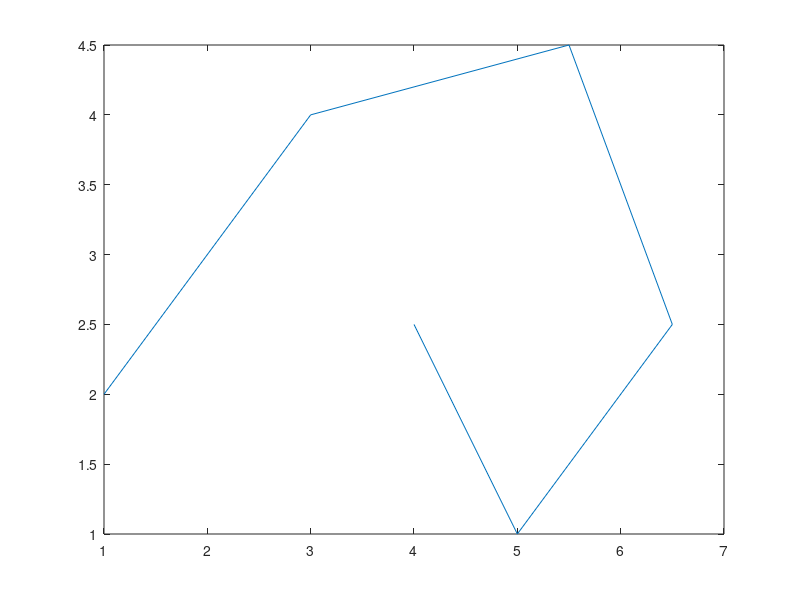

Recreate this plot in MATLAB. (Note: this script raises an error after producing the figure.)
% CAGD TASK 4.1 - Cubic spline interpolation
close all

% 2D Samples
p = [1 3 5.5 6.5 5 4;2 4 4.5 2.5 1 2.5];

figure
plot(p(1,:), p(2,:))

% Calculate knots
uEqui = getKnots(p, 'Equidistant');
uChord = getKnots(p, 'ChordLength');
uLee = getKnots(p, 'Lee');

y1 = ones(1, size(uEqui, 2));
y2 = ones(1, size(uChord, 2)).*2;
y3 = ones(1, size(uLee, 2)).*3;

figure
plot(uEqui, y1, '-Xr')
hold on
plot(uChord, y2, '--Xg')
plot(uLee, y3, '-.Xb')
hold off
legend('Equidistant', 'ChordLength', 'Lee')
axis([0 1 0.5 3.5]);
ax = gca;
ax.XGrid = 'on';

mChordFMILL = getDerivative(p, uChord, 'FMILL');
mEquiFMILL = getDerivative(p, uEqui, 'FMILL');
mLeeFMILL = getDerivative(p, uLee, 'FMILL');

mChordBessel = getDerivative(p, uChord, 'Bessel');
mEquiBessel = getDerivative(p, uEqui, 'Bessel');
mLeeBessel = getDerivative(p, uLee, 'Bessel');

% Interpolate using a C1 spline
[s1ChordFMILL, s1ChordFMILLBez ] = interpolateC1(uChord, p, mChordFMILL);
[s1EquiFMILL, s1EquiFMILLBez] = interpolateC1(uEqui, p, mEquiFMILL);
[s1LeeFMILL, s1LeeFMILLBez] = interpolateC1(uLee, p, mLeeFMILL);
[s1ChordBessel, s1ChordBesselBez] = interpolateC1(uChord, p, mChordBessel);
[s1EquiBessel, s1EquiBesselBez] = interpolateC1(uEqui, p, mEquiBessel);
[s1LeeBessel, s1LeeBesselBez] = interpolateC1(uLee, p, mLeeBessel);

drawSpline(s1ChordFMILL, s1ChordFMILLBez, p, 'C1 Chord FMILL')
drawSpline(s1EquiFMILL, s1EquiFMILLBez, p, 'C1 Equi FMILL')
drawSpline(s1LeeFMILL, s1LeeFMILLBez, p, 'C1 Lee FMILL')
drawSpline(s1ChordBessel, s1ChordBesselBez, p, 'C1 Chord Bessel')
drawSpline(s1EquiBessel, s1EquiBesselBez, p, 'C1 Equi Bessel')
drawSpline(s1LeeBessel, s1LeeBesselBez, p, 'C1 Lee Bessel')

drawComparison(p, 'Compare C1 Lee', {'FMILL', 'Bessel'}, cat(3, s1LeeFMILL, s1LeeBessel), {'--r',':b'})
drawComparison(p, 'Compare C1 Bessel', {'Chord', 'Equi', 'Lee'}, cat(3, s1ChordBessel, s1EquiBessel, s1LeeBessel), {'--r',':b', '-.g'})

% Interpolate using a C2 spline
[s2Chord, s2ChordBez] = interpolateC2(uChord, p);
[s2Equi, s2EquiBez]  = interpolateC2(uEqui, p);
[s2Lee, s2LeeBez]  = interpolateC2(uLee, p);

drawSpline(s2Chord, s2ChordBez, p, 'C2 Chord')
drawSpline(s2Equi, s2EquiBez, p, 'C2 Equi')
drawSpline(s2Lee, s2LeeBez, p, 'C2 Lee')

drawComparison(p, 'Compare C2', {'Chord', 'Equi', 'Lee'}, cat(3, s2Chord, s2Equi, s2Lee), {'--r',':b', '-.g'})
drawComparison(p, 'Compare C1 and C2', {'Chord/FMILL', 'Chord/Bessel', 'Chord/C2'}, cat(3, s1ChordFMILL, s1ChordBessel, s2Chord), {'--r',':b', '-.g'})

